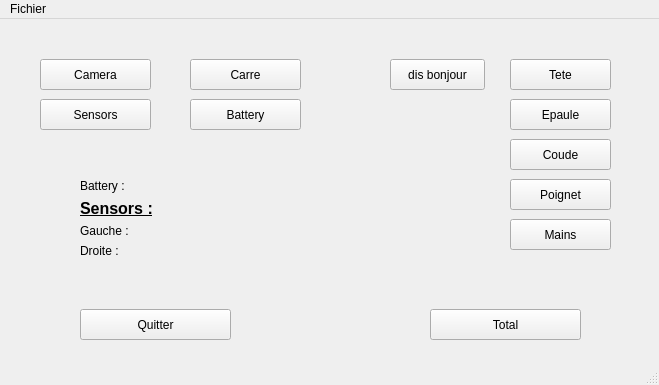
<?xml version="1.0" encoding="UTF-8"?>
<ui version="4.0">
 <class>MainWindow</class>
 <widget class="QMainWindow" name="MainWindow">
  <property name="enabled">
   <bool>true</bool>
  </property>
  <property name="geometry">
   <rect>
    <x>0</x>
    <y>0</y>
    <width>659</width>
    <height>385</height>
   </rect>
  </property>
  <property name="windowTitle">
   <string>MainWindow</string>
  </property>
  <widget class="QWidget" name="centralwidget">
   <widget class="QPushButton" name="Bouton_square">
    <property name="geometry">
     <rect>
      <x>190</x>
      <y>40</y>
      <width>111</width>
      <height>31</height>
     </rect>
    </property>
    <property name="mouseTracking">
     <bool>false</bool>
    </property>
    <property name="text">
     <string>Carre</string>
    </property>
    <property name="checkable">
     <bool>true</bool>
    </property>
    <property name="autoDefault">
     <bool>true</bool>
    </property>
   </widget>
   <widget class="QWidget" name="formLayoutWidget">
    <property name="geometry">
     <rect>
      <x>80</x>
      <y>160</y>
      <width>201</width>
      <height>117</height>
     </rect>
    </property>
    <layout class="QFormLayout" name="formLayout_2">
     <property name="fieldGrowthPolicy">
      <enum>QFormLayout::AllNonFixedFieldsGrow</enum>
     </property>
     <item row="2" column="0">
      <widget class="QLabel" name="label_0">
       <property name="text">
        <string>&lt;html&gt;&lt;head/&gt;&lt;body&gt;&lt;p&gt;&lt;span style=&quot; font-size:12pt; font-weight:600; text-decoration: underline;&quot;&gt;Sensors :&lt;/span&gt;&lt;/p&gt;&lt;/body&gt;&lt;/html&gt;</string>
       </property>
      </widget>
     </item>
     <item row="3" column="0">
      <widget class="QLabel" name="label_2">
       <property name="text">
        <string>Gauche :</string>
       </property>
      </widget>
     </item>
     <item row="3" column="1">
      <widget class="QLabel" name="label_Gsens">
       <property name="text">
        <string/>
       </property>
      </widget>
     </item>
     <item row="4" column="0">
      <widget class="QLabel" name="label_3">
       <property name="text">
        <string>Droite :</string>
       </property>
      </widget>
     </item>
     <item row="4" column="1">
      <widget class="QLabel" name="label_Dsens">
       <property name="text">
        <string/>
       </property>
      </widget>
     </item>
     <item row="0" column="0">
      <widget class="QLabel" name="label">
       <property name="text">
        <string>Battery : </string>
       </property>
      </widget>
     </item>
     <item row="0" column="1">
      <widget class="QLabel" name="label_battery">
       <property name="text">
        <string/>
       </property>
      </widget>
     </item>
    </layout>
   </widget>
   <widget class="QPushButton" name="Bouton_Stop">
    <property name="geometry">
     <rect>
      <x>80</x>
      <y>290</y>
      <width>151</width>
      <height>31</height>
     </rect>
    </property>
    <property name="text">
     <string>Quitter</string>
    </property>
   </widget>
   <widget class="QPushButton" name="Bouton_Tete">
    <property name="geometry">
     <rect>
      <x>510</x>
      <y>40</y>
      <width>101</width>
      <height>31</height>
     </rect>
    </property>
    <property name="text">
     <string>Tete</string>
    </property>
   </widget>
   <widget class="QPushButton" name="Bouton_Total">
    <property name="geometry">
     <rect>
      <x>430</x>
      <y>290</y>
      <width>151</width>
      <height>31</height>
     </rect>
    </property>
    <property name="text">
     <string>Total</string>
    </property>
   </widget>
   <widget class="QPushButton" name="Bouton_Epaule">
    <property name="geometry">
     <rect>
      <x>510</x>
      <y>80</y>
      <width>101</width>
      <height>31</height>
     </rect>
    </property>
    <property name="text">
     <string>Epaule</string>
    </property>
   </widget>
   <widget class="QPushButton" name="Bouton_Coude">
    <property name="geometry">
     <rect>
      <x>510</x>
      <y>120</y>
      <width>101</width>
      <height>31</height>
     </rect>
    </property>
    <property name="text">
     <string>Coude</string>
    </property>
   </widget>
   <widget class="QPushButton" name="Bouton_Poignet">
    <property name="geometry">
     <rect>
      <x>510</x>
      <y>160</y>
      <width>101</width>
      <height>31</height>
     </rect>
    </property>
    <property name="text">
     <string>Poignet</string>
    </property>
   </widget>
   <widget class="QPushButton" name="Bouton_battery">
    <property name="geometry">
     <rect>
      <x>190</x>
      <y>80</y>
      <width>111</width>
      <height>31</height>
     </rect>
    </property>
    <property name="text">
     <string>Battery</string>
    </property>
   </widget>
   <widget class="QPushButton" name="Bouton_sensors">
    <property name="geometry">
     <rect>
      <x>40</x>
      <y>80</y>
      <width>111</width>
      <height>31</height>
     </rect>
    </property>
    <property name="text">
     <string>Sensors</string>
    </property>
   </widget>
   <widget class="QPushButton" name="Bouton_main">
    <property name="geometry">
     <rect>
      <x>510</x>
      <y>200</y>
      <width>101</width>
      <height>31</height>
     </rect>
    </property>
    <property name="text">
     <string>Mains</string>
    </property>
    <property name="autoDefault">
     <bool>false</bool>
    </property>
    <property name="default">
     <bool>false</bool>
    </property>
   </widget>
   <widget class="QPushButton" name="Bouton_Camera">
    <property name="geometry">
     <rect>
      <x>40</x>
      <y>40</y>
      <width>111</width>
      <height>31</height>
     </rect>
    </property>
    <property name="text">
     <string>Camera</string>
    </property>
   </widget>
   <widget class="QPushButton" name="Bouton_Bonjour">
    <property name="geometry">
     <rect>
      <x>390</x>
      <y>40</y>
      <width>95</width>
      <height>31</height>
     </rect>
    </property>
    <property name="text">
     <string>dis bonjour</string>
    </property>
   </widget>
  </widget>
  <widget class="QMenuBar" name="menubar">
   <property name="geometry">
    <rect>
     <x>0</x>
     <y>0</y>
     <width>659</width>
     <height>27</height>
    </rect>
   </property>
   <widget class="QMenu" name="menuFichier">
    <property name="title">
     <string>Fichier</string>
    </property>
    <addaction name="actionQuitter"/>
   </widget>
   <addaction name="menuFichier"/>
  </widget>
  <widget class="QStatusBar" name="statusbar"/>
  <action name="actionQuitter">
   <property name="text">
    <string>Quitter</string>
   </property>
  </action>
 </widget>
 <resources/>
 <connections>
  <connection>
   <sender>Bouton_Stop</sender>
   <signal>clicked()</signal>
   <receiver>MainWindow</receiver>
   <slot>close()</slot>
   <hints>
    <hint type="sourcelabel">
     <x>474</x>
     <y>257</y>
    </hint>
    <hint type="destinationlabel">
     <x>484</x>
     <y>305</y>
    </hint>
   </hints>
  </connection>
  <connection>
   <sender>actionQuitter</sender>
   <signal>activated()</signal>
   <receiver>MainWindow</receiver>
   <slot>close()</slot>
   <hints>
    <hint type="sourcelabel">
     <x>-1</x>
     <y>-1</y>
    </hint>
    <hint type="destinationlabel">
     <x>359</x>
     <y>210</y>
    </hint>
   </hints>
  </connection>
 </connections>
</ui>
